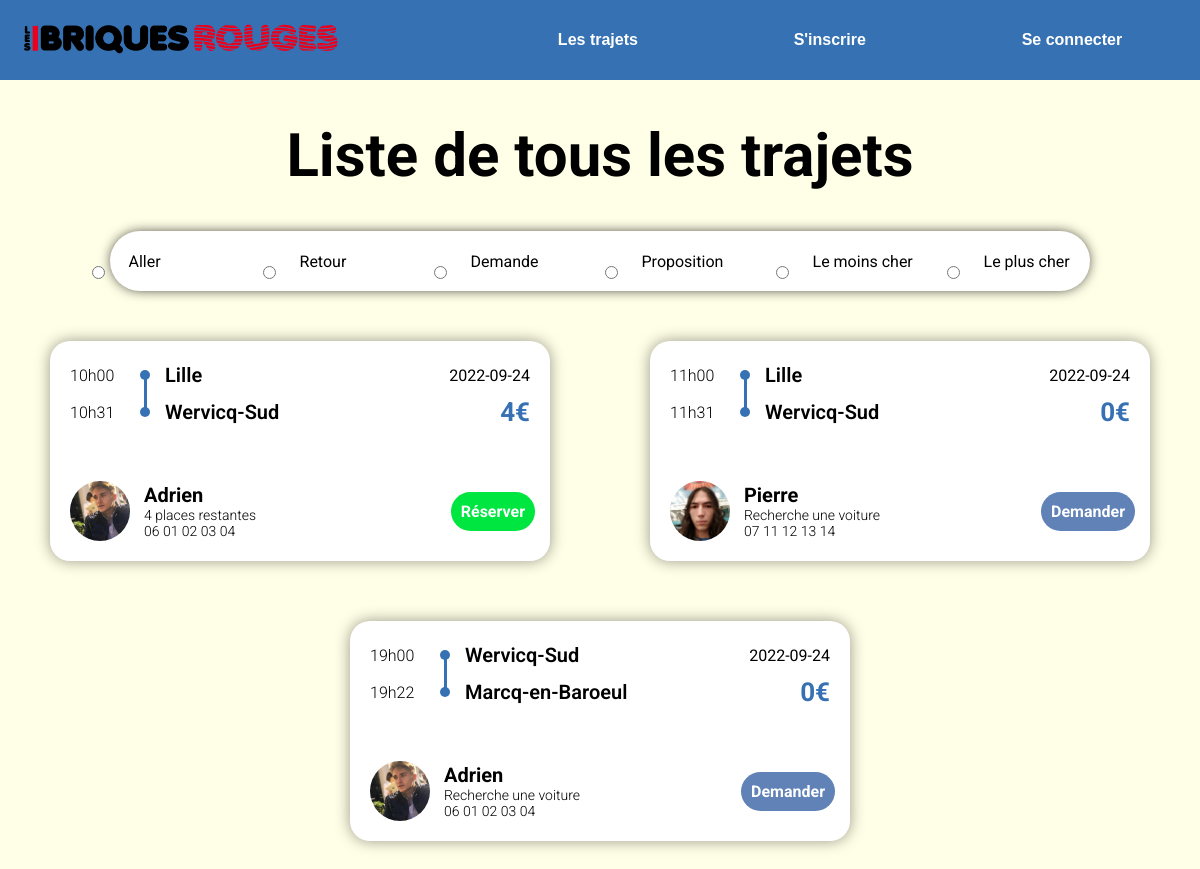
Screenshot of /html/TousLesTrajets.php with the database file from the repository.
### tables this page shows
CREATE TABLE `trajet` (
  `IdTrajet` int(10) NOT NULL,
  `TypeTrajet` varchar(50) NOT NULL,
  `isDemande` tinyint(1) DEFAULT NULL,
  `Description` varchar(255) NOT NULL DEFAULT '',
  `LieuDepart` varchar(50) NOT NULL DEFAULT 'Wervicq-Sud',
  `AdresseDepart` varchar(150) NOT NULL DEFAULT '21 Rue de Linselles',
  `LongitudeDepart` float DEFAULT 3.1134,
  `LatitudeDepart` float NOT NULL DEFAULT 50.7364,
  `LieuArrivee` varchar(50) NOT NULL DEFAULT 'Wervicq-Sud',
  `AdresseArrivee` varchar(150) NOT NULL DEFAULT '21 Rue de Linselles',
  `LongitudeArrivee` float NOT NULL DEFAULT 3.1134,
  `LatitudeArrivee` float NOT NULL DEFAULT 50.7364,
  `DateDepart` date NOT NULL,
  `DateArrivee` date DEFAULT NULL,
  `HeureDepart` time(4) DEFAULT NULL,
  `HeureArrivee` time(4) DEFAULT NULL,
  `DateAjout` date NOT NULL,
  `NbPassagers` int(10) NOT NULL,
  `PlacesRestantes` int(10) NOT NULL DEFAULT 0,
  `Prix` int(10) NOT NULL DEFAULT 0,
  `DisplayTel` tinyint(1) DEFAULT NULL,
  `AnneeEdition` int(10) NOT NULL,
  `IdCompte` int(10) NOT NULL
);

CREATE TABLE `compte` (
  `IdCompte` int(10) NOT NULL,
  `Nom` varchar(40) DEFAULT NULL,
  `Prenom` varchar(40) DEFAULT NULL,
  `Email` varchar(50) DEFAULT NULL,
  `telephone` int(10) DEFAULT NULL,
  `motDePasse` varchar(255) DEFAULT NULL,
  `isAdmin` tinyint(1) NOT NULL DEFAULT 0,
  `PhotoProfil` mediumblob DEFAULT NULL,
  `Description` varchar(255) DEFAULT NULL,
  `isVerif` tinyint(1) NOT NULL DEFAULT 0,
  `DateCreation` timestamp NOT NULL DEFAULT current_timestamp(),
  `lien_verif_mail` varchar(255) NOT NULL,
  `date_verif_mail` timestamp NULL DEFAULT NULL,
  `token_reset_password` varchar(255) NOT NULL,
  `expiration_reset_password` varchar(250) NOT NULL
);

### html/TousLesTrajets.php (the view, shortened to what this page needs)
<!DOCTYPE html>
<html>
<head>
	<link rel="stylesheet" type="text/css" href="../css/home.css">
	<link rel="stylesheet" type="text/css" href="../css/trajet.css">
</head>
  <body>
    <?php
          include 'Connexion.php';
		  include 'NavbarConn.php';
    ?>
		<h1>Liste de tous les trajets</h1>
    <form>
    <div class="AllerRetour">
            <input type="radio" required="required" name="AllerRetour" value="Aller" id="Aller" onclick="SortDiv('Aller');" ><label for="Aller" class="AllerRetour">Aller</label>
            <input type="radio" required="required" name="AllerRetour" value="Retour" id="Retour" onclick="SortDiv('Retour');"><label for="Retour" class="AllerRetour">Retour</label>
            <input type="radio" required="required" name="AllerRetour" value="Demande" id="Demande" onclick="SortDiv('Demande');"><label for="Demande" class="AllerRetour	">Demande</label>
            <input type="radio" required="required" name="AllerRetour" value="Proposition" id="Proposition" onclick="SortDiv('Proposition');"><label for="Proposition" class="AllerRetour">Proposition</label>
			<input type="radio" required="required" name="Tri" value="Sale" id="Sale" onclick="SortDiv('Sale');"><label for="Sale" class="Tri">Le moins cher</label>
			<input type="radio" required="required" name="Tri" value="Cher" id="Cher" onclick="SortDiv('Cher');"><label for="Cher" class="Tri">Le plus cher</label>
        </div>
    </form>
    <div class="ListeTrajets" >
    <div id="trajets" class="wrapper">
			<?php
			$count=0;
			$requete = "SELECT * FROM trajet";
			$result = mysqli_query($conn,$requete);
			while ($row = mysqli_fetch_assoc($result)) {
				$hourString1 = substr($row['HeureDepart'],0,2);
				$hourString2 = substr($row['HeureDepart'],3,2);
				$hourStringDeparture = $hourString1."h".$hourString2;
				$hourString3 = substr($row['HeureArrivee'],0,2);
				$hourString4 = substr($row['HeureArrivee'],3,2);
				$hourStringArrival = $hourString3."h".$hourString4;
				?>
					<div class="item" id="<?php echo $count; ?>" >
						<div class="data-group">
							<span class="horaire">
								<?php echo $hourStringDeparture; ?>
							</span>
							<span class="place">
								<?php echo ($row['LieuDepart']); ?>
							</span>
							<span class="date">
								<?php echo ($row['DateDepart']); ?>
							</span>
						</div>
						<div class="data-group">
							<span class="horaire">
								<?php echo $hourStringArrival; ?>
							</span>
							<span class="place">
								<?php echo ($row['LieuArrivee']); ?>
							</span>
							<span class="price">
								<?php echo $row['Prix']; ?>€
							</span>
						</div>
						<div class="account-info">
						<?php $sql = "SELECT * FROM compte WHERE IdCompte='".$row['IdCompte']."'";
								$resultat = mysqli_query($conn,$sql);
								$row2 = mysqli_fetch_assoc($resultat);?>
							<img class="profile-picture" src="../images/PhotoProfil/<?php if($row2["PhotoProfil"]!=NULL){echo $row2["PhotoProfil"];}else{echo "defaultpp.jpg";} ?>">
							<div class="profile-info">
								<span class="name"><?php echo $row2["Prenom"] ?></span>
								<div class="available">
									<?php
										$value = $row['PlacesRestantes'];
										if($row["isDemande"]==1){ echo "Recherche une voiture";}
										else if($value == 1){ echo $value." place restante";}
										else echo $value." places restantes";
									?>
								</div>
                                <div class="available" id="placesRestantes">
                                    <span id="DisplayTel">
									<?php
										if($row["DisplayTel"]==1) echo implode(" ", str_split("0".$row2["telephone"], 2));
									?>
                                    </span>
								</div>
							</div>
								<div class="book-container">
										<?php
											$linkPropos = "proposition.php?typeTrajet=".$row['TypeTrajet']."&idTrajet=".$row['IdTrajet'];
										if($row["isDemande"] == 0){ ?>
											<?php $linkint = "nbPass.php?idTrajet=".$row['IdTrajet'];?>
										<a class="book" href="<?php echo $linkint ?>" class="button">Réserver</a>
										<?php
										}
										else if($row["isDemande"]==1){ ?> <a class="book2" href="<?php echo $linkPropos ?>" class="button">Demander</a> <?php
										 }
										?>
								</div>
						</div>
					</div>
					<?php
				$count++;
			}
				?>
			</div>
    </div>
  </body>
</html>

### html/NavbarConn.php
<?php
if ((isset($_SESSION['login']) && $_SESSION['login'] != '') && $_SESSION["role"] == 1) {
    include 'NavBar3.php';
    }
    else if (!(isset($_SESSION['login']) && $_SESSION['login'] != '')) {
        include 'NavBar.php';
    }
    else{
        include 'NavBar2.php';
    }
?>

### html/NavBar.php (shortened to what this page needs)
<!DOCTYPE html>
<html>
<head>
  <link rel="stylesheet" type="text/css" href="../css/nav.css">
</head>
<body>
    <nav>
        <div class="logo">
            <a href="home.php"><img src="../images/LBR Ressources/logoLONGUEURClassic.png"></a>
        </div>
        <ul class="nav-links">
            <li>
                <a href="TousLesTrajets.php">Les trajets</a>
            </li>
            <li>
                <a href="register.php">S'inscrire</a>
            </li>
            <li>
               <a href="login.php">Se connecter</a>
            </li>
        </ul>
    </nav>
</html>

### css/home.css (style rules this page uses)
:root { --black: #161920; --navy : #3671B3; --blue : #BDE4FC; --white : #FFFEE6; --orange : #FF890A; --red : #EA001C; --darkred : #AF001E; }
body { margin: 0; font-family: 'Roboto'; scroll-behavior: smooth; background-color: var(--white); overflow-x: hidden; }
form { display: grid; grid-template-columns: 3fr 10px 4fr 10px 1.5fr 3fr; width: 55%; min-width: 600px; border-radius: 500px; background-color: white; -webkit-box-shadow: 0px 0px 14px 0px #000000; box-shadow: 0px 0px 14px -3px #000000; }
h1 { display: flex; flex-direction: column; align-items: center; font-size: 60px; }
.wrapper { display: flex; flex-wrap: wrap; align-items: center; justify-items: space-evenly; width: 100%; }
.item { width: 40%; height: 200px; border-radius: 20px; background: white; margin: 20px auto 40px auto; padding: 10px; -webkit-box-shadow: 0px 0px 15px 0px rgba(0,0,0,0.4); box-shadow: 0px 0px 15px 0px rgba(0,0,0,0.4); transition: -webkit-box-shadow 1s; position: relative; }
.data-group { width: 100%; display: flex; align-items: center; margin-left: 10px; margin-top: 10px; position: relative; top: -30px; }
.item::before { content: ''; display: block; background-color: #3671B3; width: 3px; height: 32px; position: relative; top: 28px; left: 83.5px; }
.horaire { min-width: 50px; font-weight: 300; margin-right: 30px; }
.place { font-weight: 600; font-size: 20px; width: 50vw; }
.place::before { content: ''; background-color: var(--navy); width: 10px; height: 10px; position: relative; display: inline-block; border-radius: 50%; top: -2px; left: -10px; }
.date { text-align: right; margin-right: 20px; width: 200px; }
.price { color: var(--navy); font-size: 26px; font-weight: 700; text-align: right; width: 100%; margin-right: 20px; }
.account-info { width: 93%; display: flex; align-items: center; margin-left: 40px; margin-right: 20px; margin-top: 10px; position: absolute; left: -20px; bottom: 20px; }
.profile-info { white-space: nowrap; margin-left: 3%; }
.account-info img { min-width: 60px; height: 60px; object-fit: cover; border-radius: 50%; }
.account-info .name { font-size: 20px; font-weight: 700; }
.available { font-size: 14px; font-weight: 300; }
.account-info .book { background-color: #00e640; text-decoration: none; color: white; text-align: right; padding: 10px; border-radius: 500px; font-weight: 700; -webkit-transition: all 0.5s ease-in-out; }
.book-container { width: 100%; text-align: right; }

### css/trajet.css (style rules this page uses)
:root { --black: #161920; --navy : #3671B3; --blue : #BDE4FC; --white : #FFFEE6; --orange : #FF890A; --red : #EA001C; --darkred : #AF001E; }
.AllerRetour { display: flex; flex-direction: row; }
form { width: 80%; display: flex; flex-direction: row; margin: auto; justify-content: center; align-items: center; padding: 0 10px; margin-bottom: 30px; }
form label { width: 150px; }
input[type="radio"] { margin-top: 2.25%; }
label { text-align: top; padding: 2%; }
.account-info .book2 { background-color: #6082B6; text-decoration: none; color: white; text-align: right; padding: 10px; border-radius: 500px; font-weight: 700; -webkit-transition: all 0.5s ease-in-out; }

### css/nav.css (style rules this page uses)
body { margin: 0px; padding: 0px; box-sizing: border-box; }
nav { display: flex; background-color: #3671B3; justify-content: space-between; align-items: center; min-height: 10vh; font-family: 'Cereal',sans-serif; }
nav .logo a { display: flex; align-items: center; position: relative; left : 10px; }
nav .logo img { height: 10vh; }
.nav-links { display: flex; justify-content: space-around; width: 60%; z-index: 100000; }
.nav-links li { list-style: none; }
.nav-links a { text-decoration: none; font-weight: bold; color: white; }

### rows the page displays
trajet: HeureDepart "10h00", LieuDepart "Lille", DateDepart "2022-09-24", HeureArrivee "10h31", LieuArrivee "Wervicq-Sud", Prix "4", IdCompte.PhotoProfil (picture), IdCompte.Prenom "Adrien", PlacesRestantes "4", IdCompte.telephone "06 01 02 03 04"
trajet: HeureDepart "11h00", LieuDepart "Lille", DateDepart "2022-09-24", HeureArrivee "11h31", LieuArrivee "Wervicq-Sud", Prix "0", IdCompte.PhotoProfil (picture), IdCompte.Prenom "Pierre", isDemande "Recherche une voiture", IdCompte.telephone "07 11 12 13 14"
trajet: HeureDepart "19h00", LieuDepart "Wervicq-Sud", DateDepart "2022-09-24", HeureArrivee "19h22", LieuArrivee "Marcq-en-Baroeul", Prix "0", IdCompte.PhotoProfil (picture), IdCompte.Prenom "Adrien", isDemande "Recherche une voiture", IdCompte.telephone "06 01 02 03 04"
